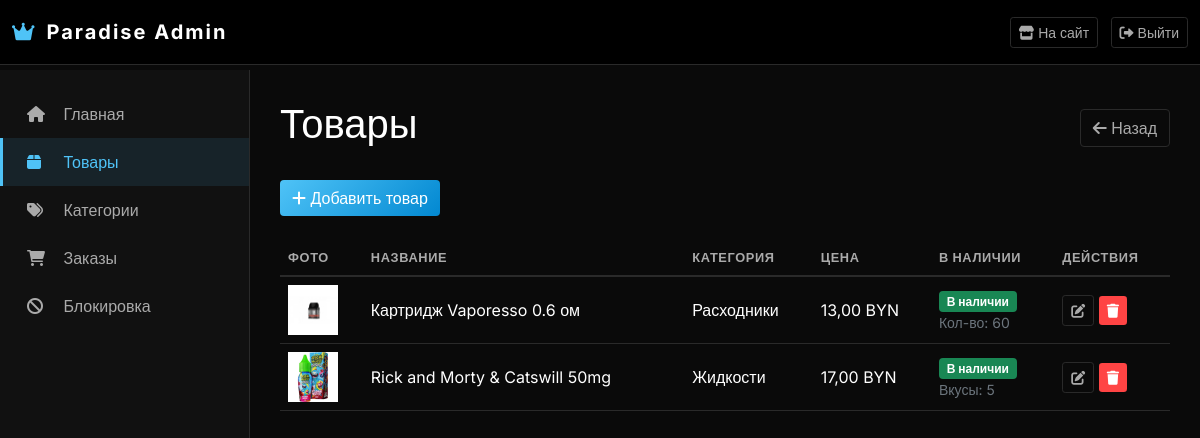
/dashboard/products/ (signed in), run on an earlier commit of the app's database.
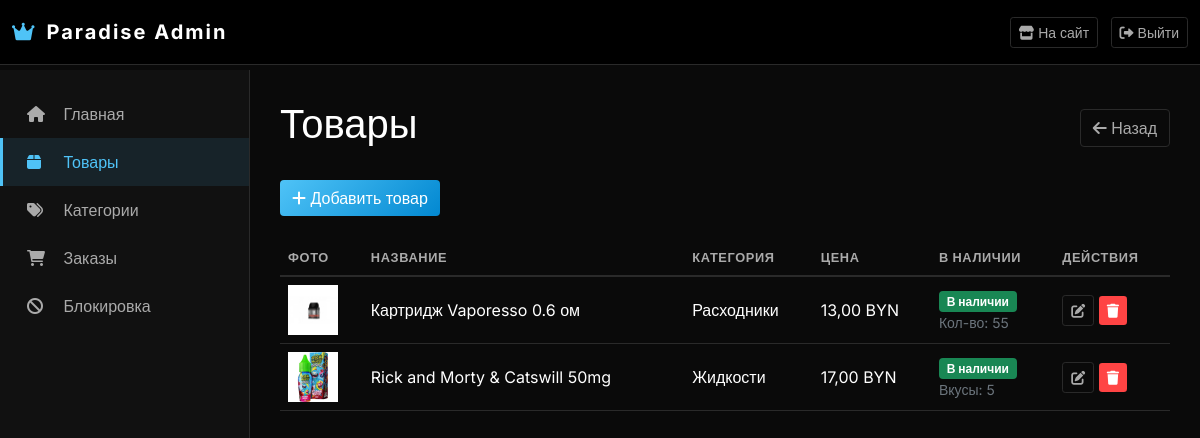
And on a later commit of the database.
### paradise/catalog/models.py (models this page shows, shortened)
class Product(models.Model):
    category = models.ForeignKey(Category, on_delete=models.CASCADE, related_name='product', verbose_name='Категория')
    name = models.CharField('Название', max_length=200)
    slug = models.SlugField(unique=True, blank=True)
    description = models.TextField('Описание', blank=True)
    image = models.ImageField('Изображение', upload_to='product/', blank=True, null=True)
    price = models.DecimalField('Цена', max_digits=10, decimal_places=2)
    in_stock = models.BooleanField('В наличии', default=True)
    quantity = models.PositiveIntegerField('Количество на складе', default=0)
    created_at = models.DateTimeField('Добавлен', auto_now_add=True)
    class Meta:
        verbose_name = 'Товар'
        verbose_name_plural = 'Товары'
        ordering = ['-created_at']
    def has_stock(self):
        if self.quantity > 0:
            return True
        if self.flavor_stocks.filter(quantity__gt=0).exists():
            return True
        if self.color_stocks.filter(quantity__gt=0).exists():
            return True
        return False
    def get_stock_status(self):
        if self.has_stock():
            return 'В наличии'
        return 'Нет в наличии'

class Category(models.Model):
    name = models.CharField('Название', max_length=100)
    slug = models.SlugField(unique=True, blank=True)
    is_active = models.BooleanField('Активна', default=True)
    class Meta:
        verbose_name = 'Категория'
        verbose_name_plural = 'Категории'
    pass

### paradise/dashboard/views.py (the view)
# urls.py: path('products/', views.product_list_admin, name='products'),
@login_required(login_url='dashboard:login')
@user_passes_test(is_admin, login_url='dashboard:login')
def product_list_admin(request):
    try:
        products = Product.objects.all().order_by('-created_at')
        for product in products:
            product.stock_status = product.get_stock_status()
        return render(request, 'dashboard/products.html', {'products': products})
    except Exception as e:
        import traceback
        error_text = traceback.format_exc()
        print(error_text)
        return HttpResponse(f"<pre>{error_text}</pre>", status=500)

### paradise/cart/context_processors.py (called while the page is built)
def cart(request):
    session_key = request.session.session_key
    if not session_key:
        request.session.create()
        session_key = request.session.session_key
    cart_items = CartItem.objects.filter(session_key=session_key)
    total_items = sum(item.quantity for item in cart_items)
    total_price = sum(item.get_total_price() for item in cart_items)
    return {
        'cart_items': cart_items,
        'cart_total_items': total_items,
        'cart_total_price': total_price,
    }

### paradise/catalog/context_processors.py (called while the page is built)
def categories(request):
    return {
        'categories': Category.objects.filter(is_active=True)
    }

### paradise/dashboard/views.py (called while the page is built)
def is_admin(user):
    return user.is_staff or user.is_superuser

### paradise/dashboard/templates/dashboard/products.html (shortened to what this page needs)
{% extends 'dashboard/base.html' %}
{% block content %}
<div class="d-flex justify-content-between align-items-center mb-4">
    <h1>Товары</h1>
    <a href="{% url 'dashboard:index' %}" class="btn btn-outline-light">
        <i class="fas fa-arrow-left"></i> Назад
    </a>
</div>
<div class="mb-4">
    <a href="{% url 'dashboard:product_create' %}" class="btn btn-primary">
        <i class="fas fa-plus"></i> Добавить товар
    </a>
</div>
<div class="table-responsive">
    <table class="table table-hover">
        <thead>
            <tr>
                <th>Фото</th>
                <th>Название</th>
                <th>Категория</th>
                <th>Цена</th>
                <th>В наличии</th>
                <th>Действия</th>
            </tr>
        </thead>
        <tbody>
            {% for product in products %}
            <tr>
                <td>
                    {% if product.image %}
                    <img src="{{ product.image.url }}" width="50" height="50" style="object-fit: cover;">
                    {% else %}
                    <span class="text-muted">Нет фото</span>
                    {% endif %}
                </td>
                <td>{{ product.name }}</td>
                <td>{{ product.category.name }}</td>
                <td>{{ product.price }} BYN</td>
                <td>
                    {% if product.has_stock %}
                        <span class="badge bg-success">В наличии</span>
                        <small class="text-muted d-block">
                            {% if product.flavor_stocks.all %}
                                Вкусы: {{ product.flavor_stocks.all|length }}
                            {% endif %}
                            {% if product.quantity > 0 %}
                                Кол-во: {{ product.quantity }}
                            {% endif %}
                        </small>
                    {% else %}
                        <span class="badge bg-danger">Нет в наличии</span>
                    {% endif %}
                </td>
                <td>
                    <a href="{% url 'dashboard:product_edit' product.id %}" class="btn btn-sm btn-outline-light">
                        <i class="fas fa-edit"></i>
                    </a>
                    <a href="{% url 'dashboard:product_delete' product.id %}" class="btn btn-sm btn-danger">
                        <i class="fas fa-trash"></i>
                    </a>
                </td>
            </tr>
            {% empty %}
            <tr>
                <td colspan="6" class="text-center text-muted">Товаров пока нет</td>
            </tr>
            {% endfor %}
        </tbody>
    </table>
</div>
{% endblock %}

What changed in the data, as far as the page shows it:
changed Product "Картридж Vaporesso 0.6 ом": quantity "60" → "55"
